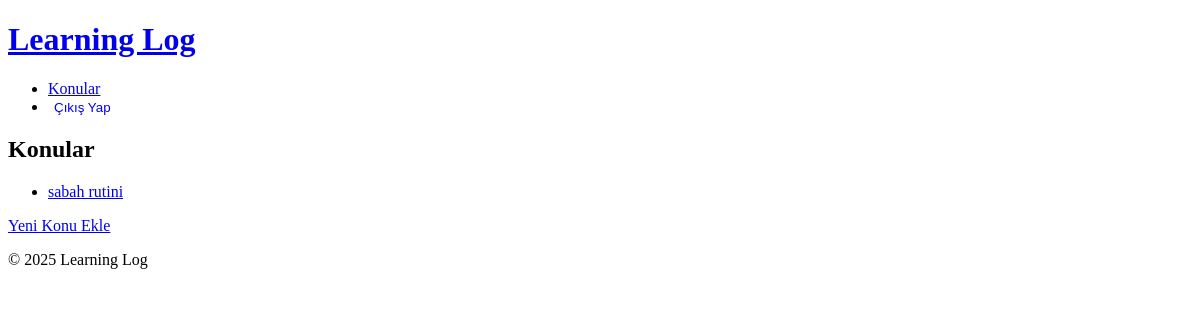
The app's page /topics/ (signed in), older data.
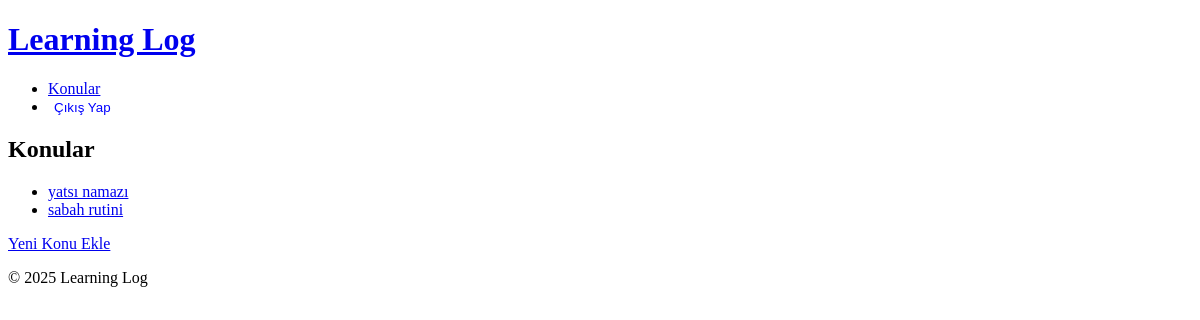
The same page, newer data.
### logs/models.py (models this page shows, shortened)
class Topic(models.Model):
    title = models.CharField(max_length=200)  # Konu başlığı
    date_added = models.DateTimeField(auto_now_add=True)  # Otomatik tarih ekleme
    owner = models.ForeignKey(User, on_delete=models.CASCADE) # Artık null olamaz

### logs/views.py (the view)
# urls.py: path('topics/', views.topics, name='topics'),  # Tüm konuları listeleyen sayfa
@login_required
def topics(request):
    topics = Topic.objects.filter(owner=request.user).order_by('-date_added')
    context = {'topics': topics}
    return render(request, 'logs/topics.html', context)

### logs/templates/logs/topics.html (shortened to what this page needs)
{% extends "logs/base.html" %}
{% block content %}
    <h2>Konular</h2>
    <ul>
        {% for topic in topics %}
            <li><a href="{% url 'logs:topic' topic.id %}">{{ topic.title }}</a></li>
        {% empty %}
            <li>Henüz konu eklenmemiş.</li>
        {% endfor %}
    </ul>
    <a href="{% url 'logs:new_topic' %}">Yeni Konu Ekle</a>
{% endblock %}

### logs/templates/logs/base.html (shortened to what this page needs)
<!DOCTYPE html>
<html lang="tr">
<head>
</head>
<body>
    <header>
        <h1><a href="{% url 'logs:index' %}">Learning Log</a></h1>
        <nav>
            <ul>
                <li><a href="{% url 'logs:topics' %}">Konular</a></li>
                {% if user.is_authenticated %}
                    <li>
                        <form action="{% url 'users:logout' %}" method="post" style="display:inline;">
                            <button type="submit" style="background:none; border:none; color:blue; cursor:pointer;">Çıkış Yap</button>
                        </form>
                    </li>
                {% else %}
                    <li><a href="{% url 'users:login' %}">Giriş Yap</a></li>
                    <li><a href="{% url 'users:register' %}">Kayıt Ol</a></li>
                {% endif %}
            </ul>
        </nav>
    </header>
    <main>
        {% block content %}
        {% endblock %}
    </main>
    <footer>
        <p>&copy; 2025 Learning Log</p>
    </footer>
</body>
</html>

Row changes from the older to the newer data that the page shows:
added Topic: title "yatsı namazı"
